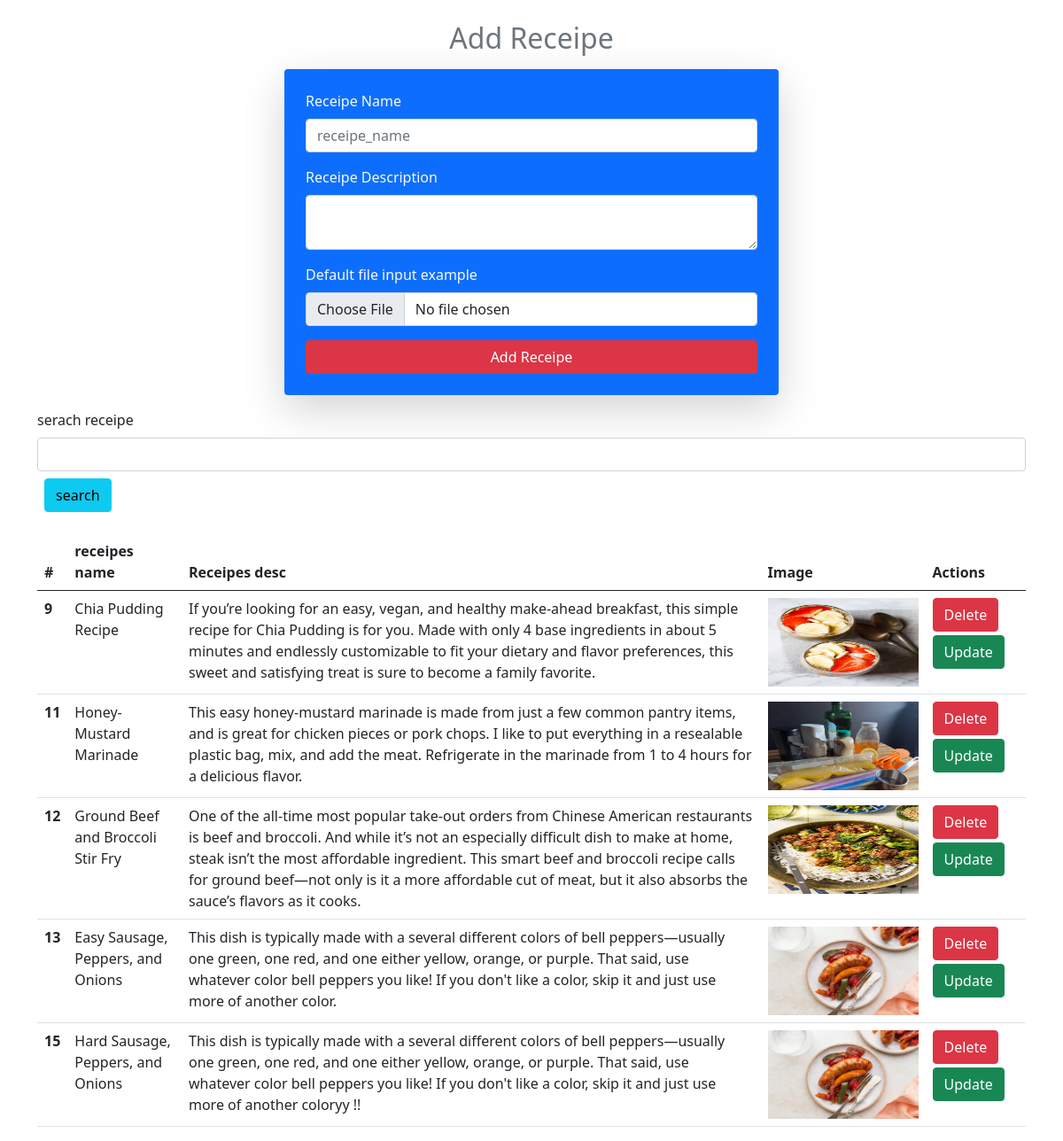
The page / on the database its author committed.
### vege/models.py (models this page shows)
class Receipe(models.Model):
    receipe_name = models.CharField(max_length=100)
    receipe_desc = models.TextField()
    receipe_image = models.ImageField(default='No Image')

### vege/views.py (the view)
# urls.py: path('', receipes, name='receipes'),
def receipes(request):
    if request.method == 'POST':
        receipe_image = request.FILES.get('file')
        receipe_name = request.POST.get('name')
        receipe_desc = request.POST.get('desc')
        models.Receipe.objects.create(receipe_name= receipe_name, receipe_desc= receipe_desc, receipe_image= receipe_image)
        return redirect('receipes')
    query_set = models.Receipe.objects.all()
    if request.GET.get('search_re'):
        query_set = query_set.filter(receipe_name__icontains = request.GET.get('search_re'))
    context = {'receipes': query_set}
    return render(request, 'vege/receipes.html', context)

### templates/vege/receipes.html (shortened to what this page needs)
{% extends '../base.html' %}
{% block content %}
    <div class="container mt-4">
        <h2 class="text-center text-secondary">Add Receipe</h2>
        <form action="" method="POST" class="p-4 m-3 col-6 mx-auto text-light shadow-lg bg-primary rounded" enctype="multipart/form-data">
            <div class="mb-3">
                <label for="" class="form-label">Receipe Name</label>
                <input type="text" class="form-control" id="" placeholder="receipe_name" name="name" required>
            </div>
            <div class="mb-3">
                <label for="" class="form-label">Receipe Description</label>
                <textarea class="form-control" id="" name="desc" required></textarea>
            </div>
            <div class="mb-3">
                <label for="" class="form-label">Default file input example</label>
                <input class="form-control" type="file" id="formFile" name="file">
            </div>
            <div>
                <button class="btn btn-danger w-100" type="submit">Add Receipe</button>
            </div>
        </form>
        <div class="">
            <form action="">
                <div class="mb-3">
                    <label for="" class="form-label">serach receipe</label>
                    <input class="form-control" type="search" id="formFile" name="search_re">
                    <button class="btn btn-info m-2">search</button>
                </div>
            </form>
        </div>
        <table class="table">
            <thead>
              <tr>
                <th scope="col">#</th>
                <th scope="col">receipes name</th>
                <th scope="col">Receipes desc</th>
                <th scope="col">Image</th>
                <th scope="col">Actions</th>
              </tr>
            </thead>
            <tbody>
                {% for receipe in receipes %}
                    <tr>
                        <th scope="row">{{receipe.id}}</th>
                        <td>{{receipe.receipe_name}}</td>
                        <td>{{receipe.receipe_desc}}</td>
                        <td>
                            <img src="/media/{{receipe.receipe_image}}" alt="" style="height: 100px; width: 170px;">
                        </td>
                        <td>
                            <a href= "/delete/{{receipe.id}}/" class="btn btn-danger mb-1">Delete</a>
                            <a href= "/update/{{receipe.id}}/" class="btn btn-success">Update</a>
                        </td>
                    </tr>
                {% endfor %}
            </tbody>
        </table>
    </div>
{% endblock %}

### templates/base.html (shortened to what this page needs)
<!DOCTYPE html>
<html lang="en">
<head>
    <link href="https://cdn.jsdelivr.net/npm/bootstrap@5.0.2/dist/css/bootstrap.min.css" rel="stylesheet"
>
</head>
<body>
    {% block content %}
    {% endblock %}
</body>
</html>

### rows shown on the page
Receipe: id "9", receipe_name "Chia Pudding Recipe", receipe_desc "If you’re looking for an easy, vegan, and healthy make-ahead breakfast, this simple recipe for Chia Pudding is for you. Made with only 4 base ingredients in about 5 minutes and endlessly customizable to fit your dietary and flavor preferences, this sweet and satisfying treat is sure to become a family favorite.", receipe_image (picture)
Receipe: id "11", receipe_name "Honey-Mustard Marinade", receipe_desc "This easy honey-mustard marinade is made from just a few common pantry items, and is great for chicken pieces or pork chops. I like to put everything in a resealable plastic bag, mix, and add the meat. Refrigerate in the marinade from 1 to 4 hours for a delicious flavor.", receipe_image (picture)
Receipe: id "12", receipe_name "Ground Beef and Broccoli Stir Fry", receipe_desc "One of the all-time most popular take-out orders from Chinese American restaurants is beef and broccoli. And while it’s not an especially difficult dish to make at home, steak isn’t the most affordable ingredient. This smart beef and broccoli recipe calls for ground beef—not only is it a more affordable cut of meat, but it also absorbs the sauce’s flavors as it cooks.", receipe_image (picture)
Receipe: id "13", receipe_name "Easy Sausage, Peppers, and Onions", receipe_desc "This dish is typically made with a several different colors of bell peppers—usually one green, one red, and one either yellow, orange, or purple. That said, use whatever color bell peppers you like! If you don't like a color, skip it and just use more of another color.", receipe_image (picture)
Receipe: id "15", receipe_name "Hard Sausage, Peppers, and Onions", receipe_desc "This dish is typically made with a several different colors of bell peppers—usually one green, one red, and one either yellow, orange, or purple. That said, use whatever color bell peppers you like! If you don't like a color, skip it and just use more of another coloryy !!", receipe_image (picture)
